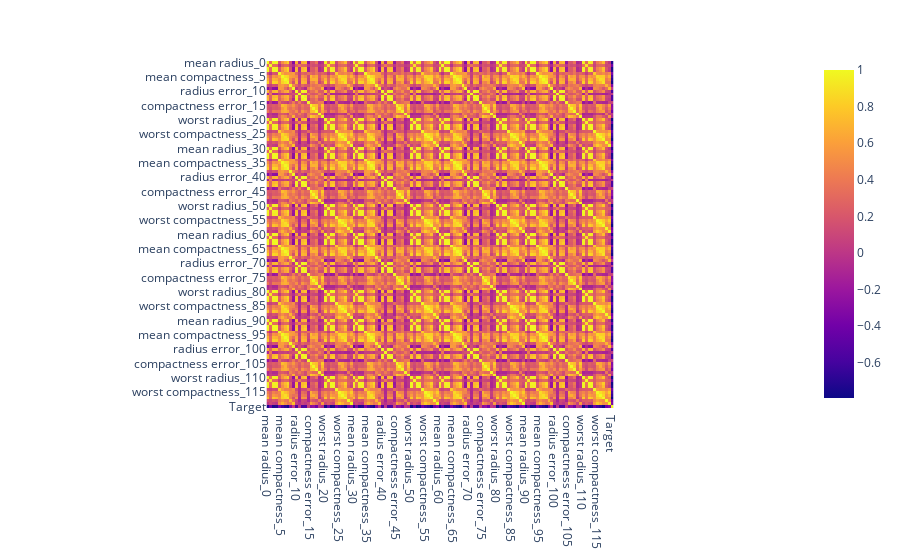

Here is the notebook cell this chart was saved with:
### Markdown cell above
And now a "one line" heatmap:

- with `px` do `imshow` using
    - `with dataframe do corr using`
    - A freestyle block **with a notch on the right** containing `x=`, connected to `from dataframe get columns`
    - A freestyle block **with a notch on the right** containing `y=`, connected to `from dataframe get columns`

### Code cell
px.imshow(dataframe.corr(),x= (dataframe.columns),y= (dataframe.columns))

#<xml xmlns="https://developers.google.com/blockly/xml"><variables><variable id="+yh,Zg{hON]zy6D~.rH#">px</variable><variable id="Y+grzOaS*0=OHV6zO8m/">dataframe</variable></variables><block type="varDoMethod" id="7PkTI5@+A6#C}J7CTmyF" x="-289" y="-8"><mutation items="3"></mutation><field name="VAR" id="+yh,Zg{hON]zy6D~.rH#">px</field><field name="MEMBER">imshow</field><data>px:imshow</data><value name="ADD0"><block type="varDoMethod" id="zQlnf1:H{S[lwx.=oh4e"><mutation items="1"></mutation><field name="VAR" id="Y+grzOaS*0=OHV6zO8m/">dataframe</field><field name="MEMBER">corr</field><data>dataframe:corr</data></block></value><value name="ADD1"><block type="valueOutputCodeBlock" id="w@8=b/l5s88(Q5J[WUES"><field name="CODE">x=</field><value name="INPUT"><block type="varGetProperty" id="tYGU^y~o=au;-zDk`!;-"><field name="VAR" id="Y+grzOaS*0=OHV6zO8m/">dataframe</field><field name="MEMBER">columns</field><data>dataframe:columns</data></block></value></block></value><value name="ADD2"><block type="valueOutputCodeBlock" id="8EA2+)nDoNVWEkWz$;~I"><field name="CODE">y=</field><value name="INPUT"><block type="varGetProperty" id="q`v83u2ne+l=1:nC@|BN"><field name="VAR" id="Y+grzOaS*0=OHV6zO8m/">dataframe</field><field name="MEMBER">columns</field><data>dataframe:columns</data></block></value></block></value></block></xml>

### Figure 1 — Plotly figure (JSON) as saved in the notebook; plotly's stock layout.template omitted (floating-point values rounded to 4 significant figures; data arrays with more than 128 entries replaced by an {"elided": "..."} marker saying what was removed)
{"data": [{"coloraxis": "coloraxis", "hovertemplate": "x: %{x}<br>y: %{y}<br>color: %{z}<extra></extra>", "name": "0", "type": "heatmap", "x": ["mean radius_0", "mean texture_1", "mean perimeter_2", "mean area_3", "mean smoothness_4", "mean compactness_5", "mean concavity_6", "mean concave points_7", "mean symmetry_8", "mean fractal dimension_9", "radius error_10", "texture error_11", "perimeter error_12", "area error_13", "smoothness error_14", "compactness error_15", "concavity error_16", "concave points error_17", "symmetry error_18", "fractal dimension error_19", "worst radius_20", "worst texture_21", "worst perimeter_22", "worst area_23", "worst smoothness_24", "worst compactness_25", "worst concavity_26", "worst concave points_27", "worst symmetry_28", "worst fractal dimension_29", "mean radius_30", "mean texture_31", "mean perimeter_32", "mean area_33", "mean smoothness_34", "mean compactness_35", "mean concavity_36", "mean concave points_37", "mean symmetry_38", "mean fractal dimension_39", "radius error_40", "texture error_41", "perimeter error_42", "area error_43", "smoothness error_44", "compactness error_45", "concavity error_46", "concave points error_47", "symmetry error_48", "fractal dimension error_49", "worst radius_50", "worst texture_51", "worst perimeter_52", "worst area_53", "worst smoothness_54", "worst compactness_55", "worst concavity_56", "worst concave points_57", "worst symmetry_58", "worst fractal dimension_59", "mean radius_60", "mean texture_61", "mean perimeter_62", "mean area_63", "mean smoothness_64", "mean compactness_65", "mean concavity_66", "mean concave points_67", "mean symmetry_68", "mean fractal dimension_69", "radius error_70", "texture error_71", "perimeter error_72", "area error_73", "smoothness error_74", "compactness error_75", "concavity error_76", "concave points error_77", "symmetry error_78", "fractal dimension error_79", "worst radius_80", "worst texture_81", "worst perimeter_82", "worst area_83", "worst smoothness_84", "worst compactness_85", "worst concavity_86", "worst concave points_87", "worst symmetry_88", "worst fractal dimension_89", "mean radius_90", "mean texture_91", "mean perimeter_92", "mean area_93", "mean smoothness_94", "mean compactness_95", "mean concavity_96", "mean concave points_97", "mean symmetry_98", "mean fractal dimension_99", "radius error_100", "texture error_101", "perimeter error_102", "area error_103", "smoothness error_104", "compactness error_105", "concavity error_106", "concave points error_107", "symmetry error_108", "fractal dimension error_109", "worst radius_110", "worst texture_111", "worst perimeter_112", "worst area_113", "worst smoothness_114", "worst compactness_115", "worst concavity_116", "worst concave points_117", "worst symmetry_118", "worst fractal dimension_119", "Target"], "xaxis": "x", "y": ["mean radius_0", "mean texture_1", "mean perimeter_2", "mean area_3", "mean smoothness_4", "mean compactness_5", "mean concavity_6", "mean concave points_7", "mean symmetry_8", "mean fractal dimension_9", "radius error_10", "texture error_11", "perimeter error_12", "area error_13", "smoothness error_14", "compactness error_15", "concavity error_16", "concave points error_17", "symmetry error_18", "fractal dimension error_19", "worst radius_20", "worst texture_21", "worst perimeter_22", "worst area_23", "worst smoothness_24", "worst compactness_25", "worst concavity_26", "worst concave points_27", "worst symmetry_28", "worst fractal dimension_29", "mean radius_30", "mean texture_31", "mean perimeter_32", "mean area_33", "mean smoothness_34", "mean compactness_35", "mean concavity_36", "mean concave points_37", "mean symmetry_38", "mean fractal dimension_39", "radius error_40", "texture error_41", "perimeter error_42", "area error_43", "smoothness error_44", "compactness error_45", "concavity error_46", "concave points error_47", "symmetry error_48", "fractal dimension error_49", "worst radius_50", "worst texture_51", "worst perimeter_52", "worst area_53", "worst smoothness_54", "worst compactness_55", "worst concavity_56", "worst concave points_57", "worst symmetry_58", "worst fractal dimension_59", "mean radius_60", "mean texture_61", "mean perimeter_62", "mean area_63", "mean smoothness_64", "mean compactness_65", "mean concavity_66", "mean concave points_67", "mean symmetry_68", "mean fractal dimension_69", "radius error_70", "texture error_71", "perimeter error_72", "area error_73", "smoothness error_74", "compactness error_75", "concavity error_76", "concave points error_77", "symmetry error_78", "fractal dimension error_79", "worst radius_80", "worst texture_81", "worst perimeter_82", "worst area_83", "worst smoothness_84", "worst compactness_85", "worst concavity_86", "worst concave points_87", "worst symmetry_88", "worst fractal dimension_89", "mean radius_90", "mean texture_91", "mean perimeter_92", "mean area_93", "mean smoothness_94", "mean compactness_95", "mean concavity_96", "mean concave points_97", "mean symmetry_98", "mean fractal dimension_99", "radius error_100", "texture error_101", "perimeter error_102", "area error_103", "smoothness error_104", "compactness error_105", "concavity error_106", "concave points error_107", "symmetry error_108", "fractal dimension error_109", "worst radius_110", "worst texture_111", "worst perimeter_112", "worst area_113", "worst smoothness_114", "worst compactness_115", "worst concavity_116", "worst concave points_117", "worst symmetry_118", "worst fractal dimension_119", "Target"], "yaxis": "y", "z": {"elided": "121x121 float values"}}], "layout": {"coloraxis": {"colorscale": [[0, "#0d0887"], [0.1111, "#46039f"], [0.2222, "#7201a8"], [0.3333, "#9c179e"], [0.4444, "#bd3786"], [0.5556, "#d8576b"], [0.6667, "#ed7953"], [0.7778, "#fb9f3a"], [0.8889, "#fdca26"], [1, "#f0f921"]]}, "margin": {"t": 60}, "xaxis": {"anchor": "y", "constrain": "domain", "domain": [0, 1], "scaleanchor": "y"}, "yaxis": {"anchor": "x", "autorange": "reversed", "constrain": "domain", "domain": [0, 1]}}}
